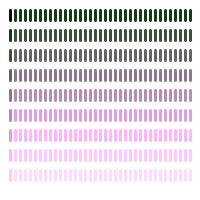
Frame 1 (no input)
Frame 60 (the mouse pressed at the canvas centre just before this capture): identical to frame 1, image omitted
Frame 120 (the mouse held since frame 60 and released just before this capture): identical to frame 1, image omitted

The Processing sketch that drew this single still picture (run headless with seeded random() and noise(); from frame 60 on, the mouse is pressed at the canvas centre):

// Processing sketch: Example6_3
// ── Example6_3.pde
int y = 10;
int x = 10;
int spacing = 5;
int len = 10;
int r;
int g;
int b;
int endLegs = 190;

void setup() {
  size(200,200);
  background(255);
  
}

void draw() {
  //background(255);
  strokeWeight(3);
  while (y < endLegs) {  // FOR SOME REASON, REPLACING THE WHILE WITH IF MAKES IT 
    line(x,y,x,y+len);    // DRAW SEQUENTIALLY, AS OPPOSED TO ALL AT ONCE!
    stroke(0+2*y,50+y,0+2*y);
    x = x + spacing;
    if (x > width-10) {
      x = 10;
      y = y +len+10;
    }
  }
}
